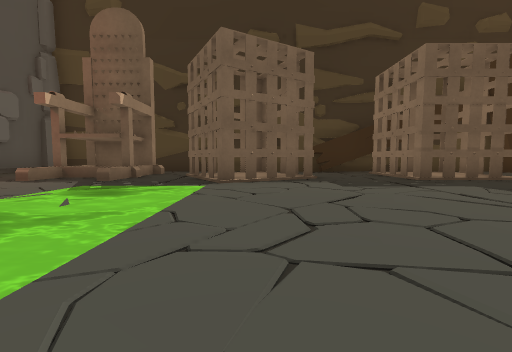
View 1 (above)

22 first-person views from a walk through a Unity game level. The camera is 0.42 m above the floor, tilts 4° down and sees 90° across. The floor is counted in squares, 1 m on a side. Each view is taken from the middle of a square. On the plan, view 1 faces up. The plan holds only what a view shows up to about 9 squares ahead; the rest is blank. The place goes on beyond the plan. The player character is not drawn. Some surface patterns are stand-ins.

View 2
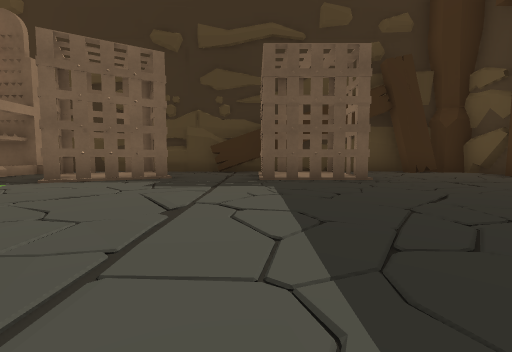

View 3
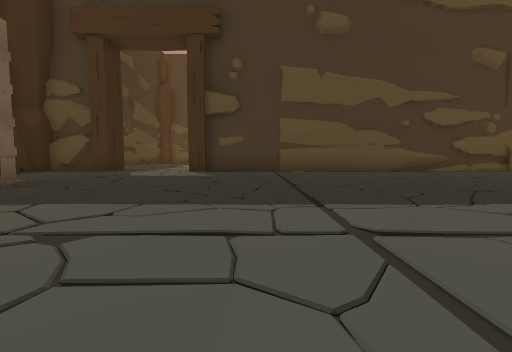

View 4
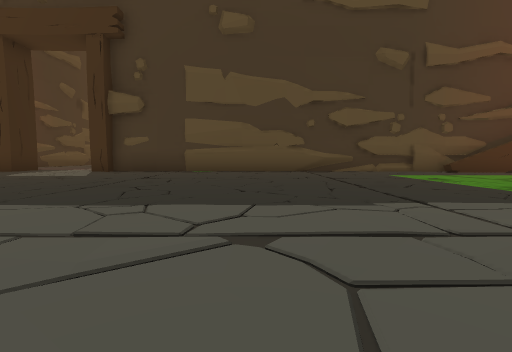

View 5
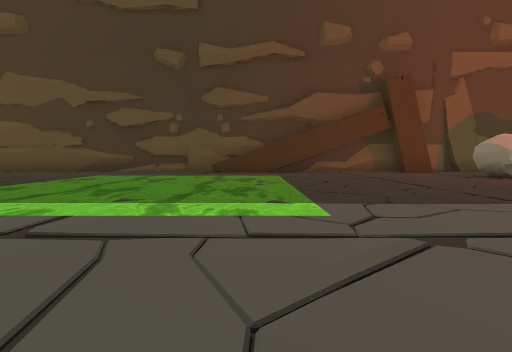

View 6
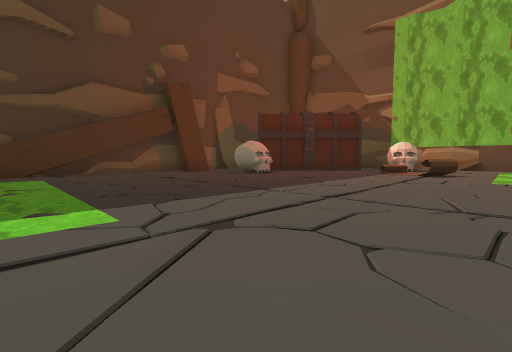

View 7
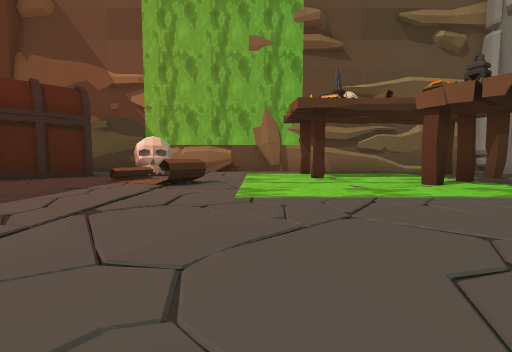

View 8
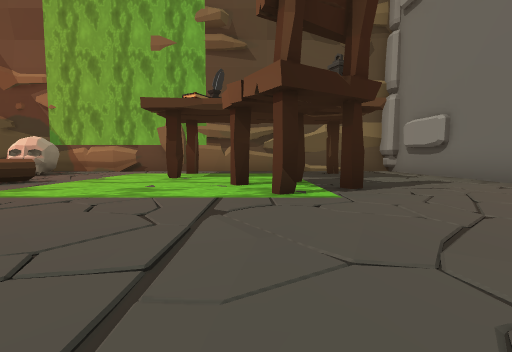

View 9
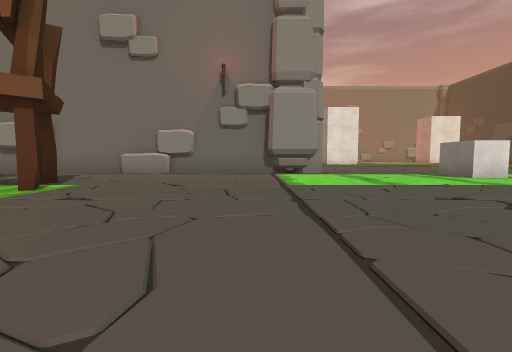

View 10
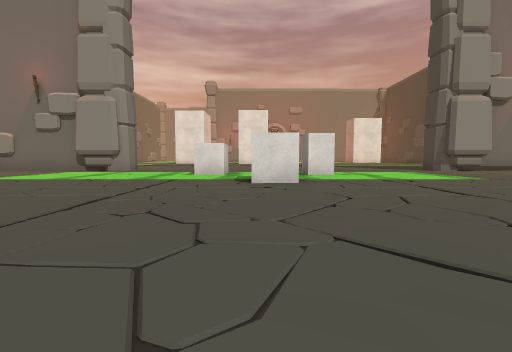

View 11
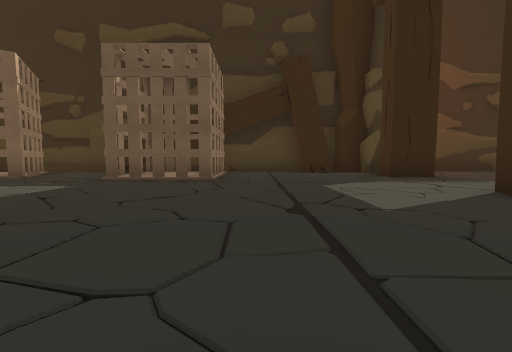

View 12
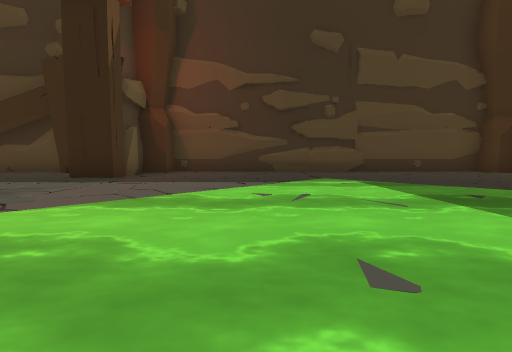

View 13
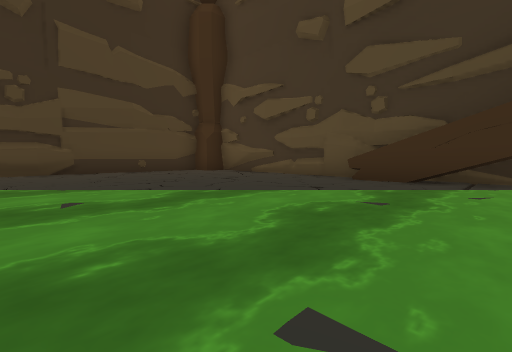

View 14
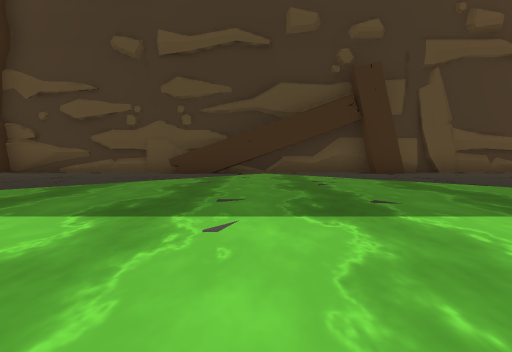

View 15
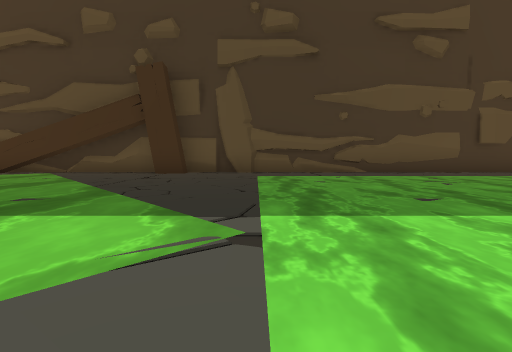

View 16
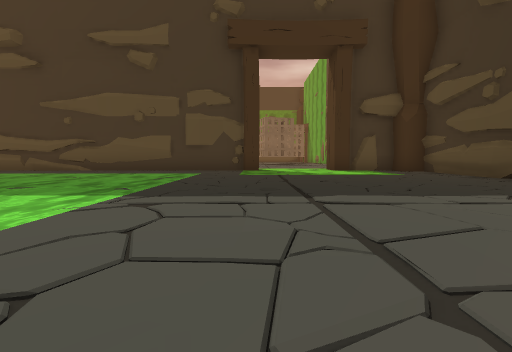

View 17
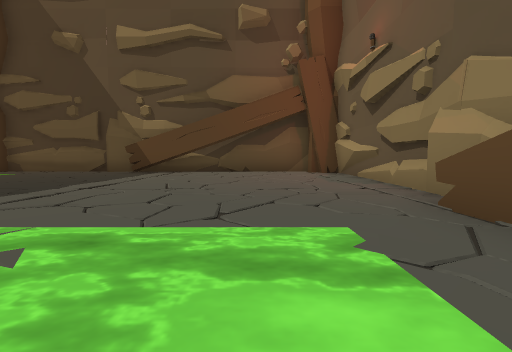

View 18
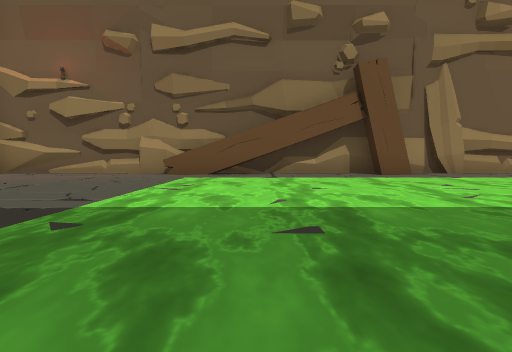

View 19
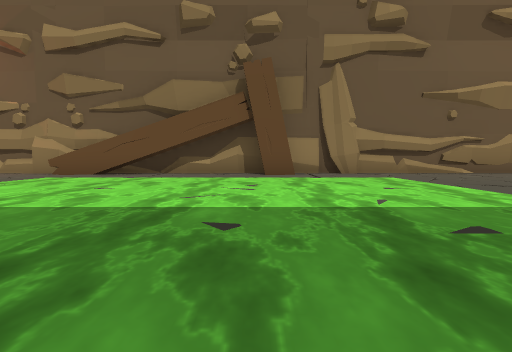

View 20
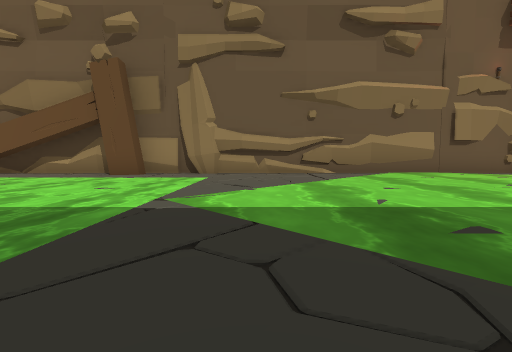

View 21
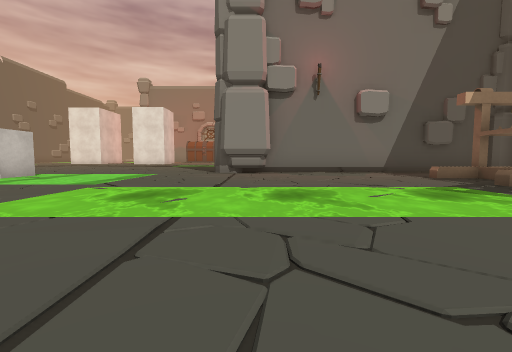

View 22
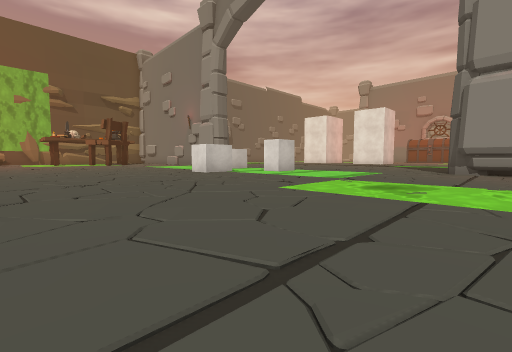

### Floor plan
Key: @ floor where view 1 was taken; # wall or solid block; . main floor; : floor 0.05 m higher than the main floor; / step, stairs or slope; ^ raised ledge; O other object.
Columns run from 8 left of view 1 to 21 right of it. Each row starts with its distance up from view 1.
  8   ############################
  7  #  OO..O../OO...##..........#
  6  #. OO.O:O.O:O...##..........#
  5  #..OO.OOO.OOO...............#
  4  #...........................#
  3  #...............#...........#
  2  #...............#..........^#
  1  ##..............#..........##
  0  ##.....@........#..........##
 -1 .................#...........#
 -2 .................#...........#
 -3 .................#..........##
 -4 .................#..........##
 -5 ...#....... .....#...........#
 -6 .....#..... .....#...........#
 -7 ...#.............##..........#
 -8 .................##..........#
 -9 .................##..........#
-10  ................##..........#
-11  ##..............##..........#
-12  #...............##..........
-13  #...............##..........#
-14  ##............O.##..........#
-15  ##...O.......OO.##..........#
-16  #...OO...O....O #............
-17  #..OO..O..O..O  #............
-18  #.........OOOO  #...........#
-19  #..O...O...O.   #...........#
-20  ##.###########  #############
-21   ###

Positions as (right, up) in squares from view 1, and headings:
1: (0, 0), facing up
2: (3, 0), facing up
3: (1, 1), facing right
4: (1, -2), facing right
5: (1, -9), facing right
6: (1, -9), facing down-right
7: (1, -12), facing down
8: (-2, -12), facing down
9: (1, -12), facing left
10: (2, -6), facing left
11: (6, 0), facing up
12: (13, 0), facing up
13: (15, 0), facing up-right
14: (13, 0), facing right
15: (13, -6), facing right
16: (12, -15), facing right
17: (12, -12), facing down
18: (17, -12), facing left
19: (17, -9), facing left
20: (17, -5), facing left
21: (1, 1), facing left
22: (2, 1), facing down-left
